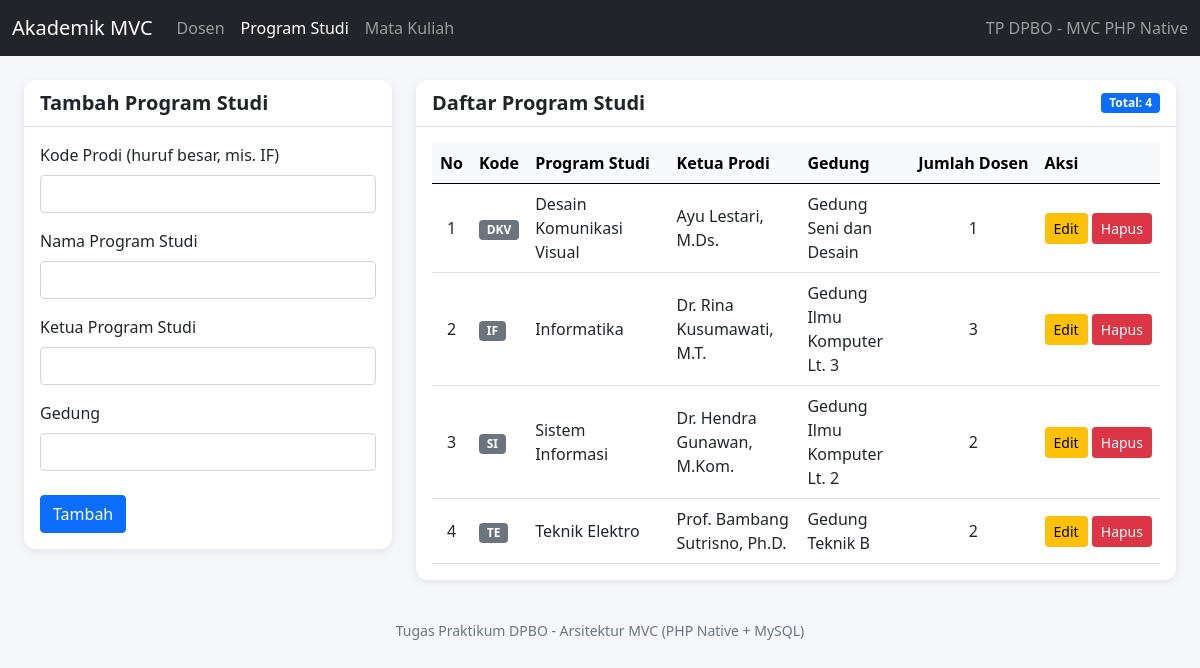
Page /Project/department.php on the committed database.
### tables this page shows
CREATE TABLE departments (
    id        INT UNSIGNED NOT NULL AUTO_INCREMENT,
    code      VARCHAR(10)  NOT NULL,
    name      VARCHAR(100) NOT NULL,
    head_name VARCHAR(100) NOT NULL,
    building  VARCHAR(100) NOT NULL,
    PRIMARY KEY (id),
    UNIQUE KEY uq_departments_code (code)
);

### Project/controllers/DepartmentController.php (called while the page is built, shortened)
<?php
include_once("models/DB.php");
include_once("models/Department.php");
include_once("views/Template.php");
include_once("views/DepartmentView.php");
class DepartmentController extends BaseController
{
  private $department;
  function __construct()
  {
    $this->department = new Department(Config::$db_host, Config::$db_user, Config::$db_pass, Config::$db_name);
  }
  public function index($id_edit = null)
  {
    $this->department->open();
    $data = array(
      'department' => array(),
      'edit' => null,
      'flash' => null
    );
    $this->department->getDepartment();
    while ($row = $this->department->getResult()) {
      array_push($data['department'], $row);
    }
    $data['flash'] = $this->getFlash();
    $view = new DepartmentView();
    $view->render($data);
  }
}

### Project/models/DB.php (called while the page is built, shortened)
<?php
class DB
{
    var $db_host = "";
    var $db_user = "";
    var $db_pass = "";
    var $db_name = "";
    var $db_link = "";
    function __construct($db_host, $db_user, $db_pass, $db_name)
    {
        $this->db_host = $db_host;
        $this->db_user = $db_user;
        $this->db_pass = $db_pass;
        $this->db_name = $db_name;
    }
    function open()
    {
        $this->db_link = @mysqli_connect($this->db_host, $this->db_user, $this->db_pass, $this->db_name);
        mysqli_set_charset($this->db_link, "utf8mb4");
    }
    function execute($query)
    {
        $this->result = mysqli_query($this->db_link, $query);
        return $this->result;
    }
}

### Project/models/Department.php (called while the page is built, shortened)
<?php
class Department extends DB
{
    function getDepartment()
    {
        $query = "SELECT d.id, d.code, d.name, d.head_name, d.building,
                         COUNT(l.id) AS total_lecturers
                  FROM departments d
                  LEFT JOIN lecturers l ON l.department_id = d.id
                  GROUP BY d.id, d.code, d.name, d.head_name, d.building
                  ORDER BY d.name ASC";
        return $this->execute($query);
    }
}

### Project/views/DepartmentView.php (the view, shortened to what this page needs)
<?php
class DepartmentView
{
  public function render($data)
  {
    $no = 1;
    $dataTabel = '';
    foreach ($data['department'] as $row) {
      $dataTabel .= "<tr>
                <td class='text-center'>" . $no++ . "</td>
                <td><span class='badge bg-secondary'>" . Template::e($row['code']) . "</span></td>
                <td class='fw-semibold'>" . Template::e($row['name']) . "</td>
                <td>" . Template::e($row['head_name']) . "</td>
                <td>" . Template::e($row['building']) . "</td>
                <td class='text-center'>" . (int) $row['total_lecturers'] . "</td>
                <td class='text-nowrap'>
                  <a href='department.php?id_edit=" . (int) $row['id'] . "' class='btn btn-sm btn-warning'>Edit</a>
                  <form action='department.php' method='POST' class='d-inline' onsubmit=\"return confirm('Yakin ingin menghapus data ini?');\">
                    <input type='hidden' name='id' value='" . (int) $row['id'] . "'>
                    <button type='submit' name='delete' class='btn btn-sm btn-danger'>Hapus</button>
                  </form>
                </td>
              </tr>";
    }
  }
}

### Project/assets/style.css (style rules this page uses)
body { background-color: #f4f6f9; }
.card { border: 0; border-radius: 0.75rem; box-shadow: 0 2px 8px rgba(0, 0, 0, 0.08); }
.card-header { border-radius: 0.75rem 0.75rem 0 0 !important; font-weight: 600; }
.table > :not(caption) > * > * { vertical-align: middle; }
.table thead th { white-space: nowrap; }
footer { font-size: 0.875rem; }

### rows in the picture
departments: code "DKV", name "Desain Komunikasi Visual", head_name "Ayu Lestari, M.Ds.", building "Gedung Seni dan Desain", total_lecturers "1"
departments: code "IF", name "Informatika", head_name "Dr. Rina Kusumawati, M.T.", building "Gedung Ilmu Komputer Lt. 3", total_lecturers "3"
departments: code "SI", name "Sistem Informasi", head_name "Dr. Hendra Gunawan, M.Kom.", building "Gedung Ilmu Komputer Lt. 2", total_lecturers "2"
departments: code "TE", name "Teknik Elektro", head_name "Prof. Bambang Sutrisno, Ph.D.", building "Gedung Teknik B", total_lecturers "2"
